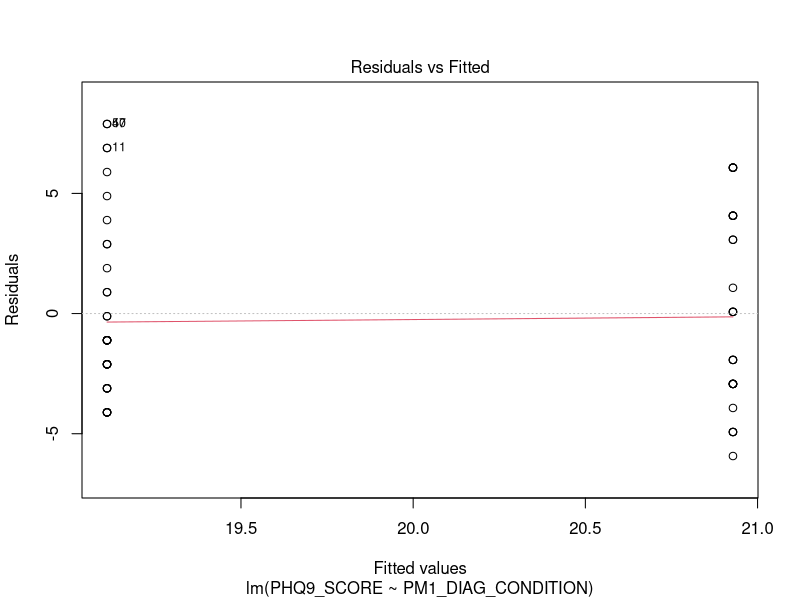
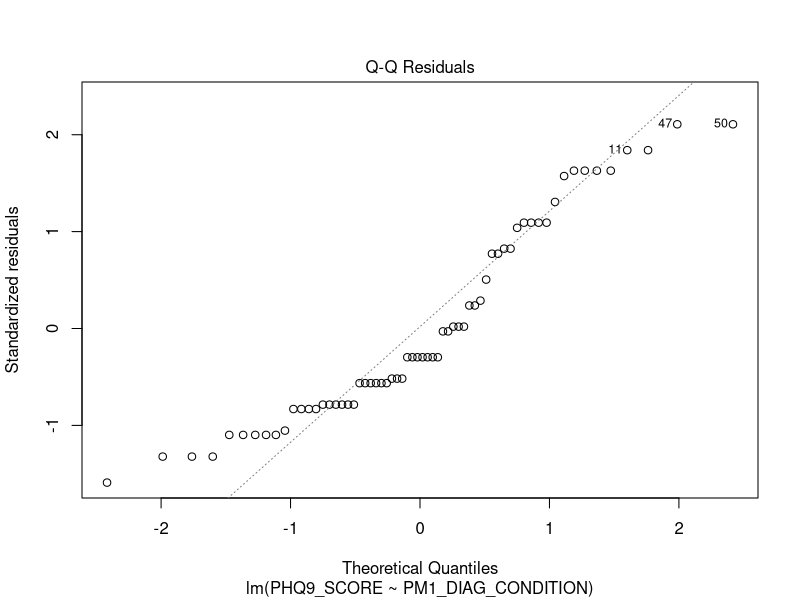
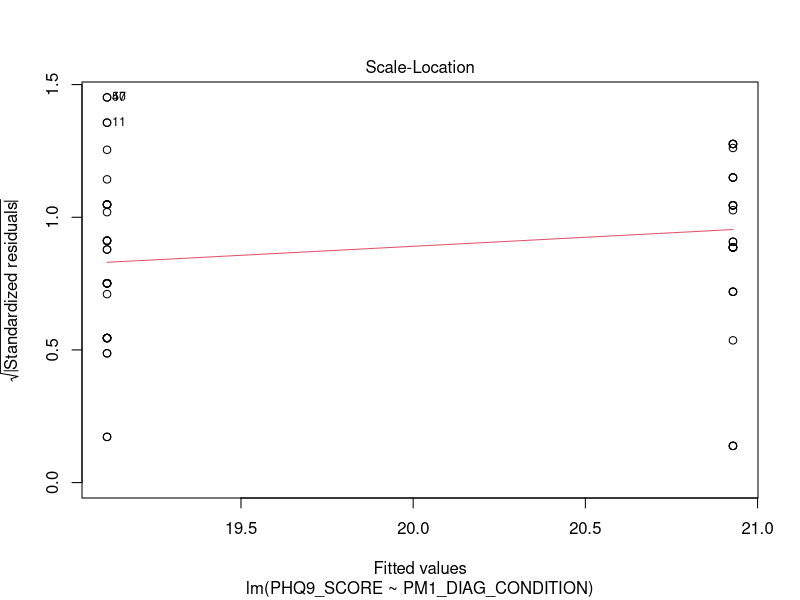
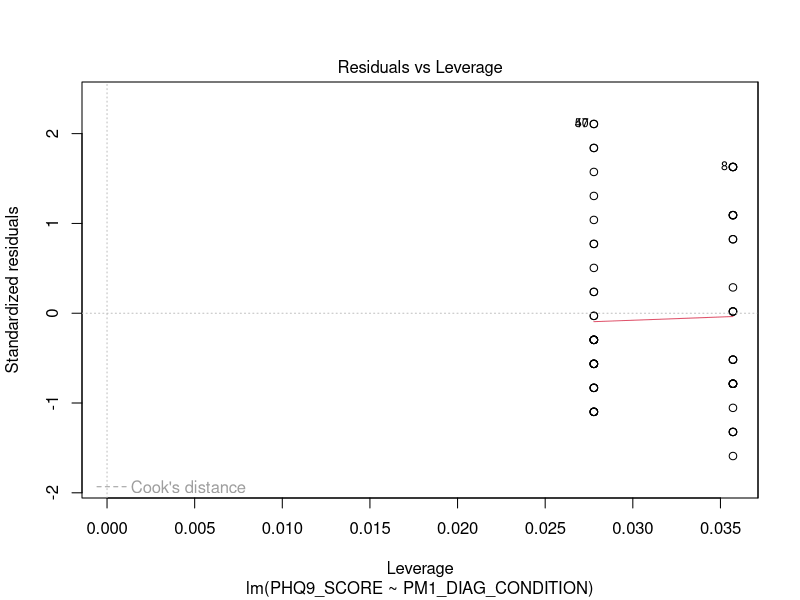
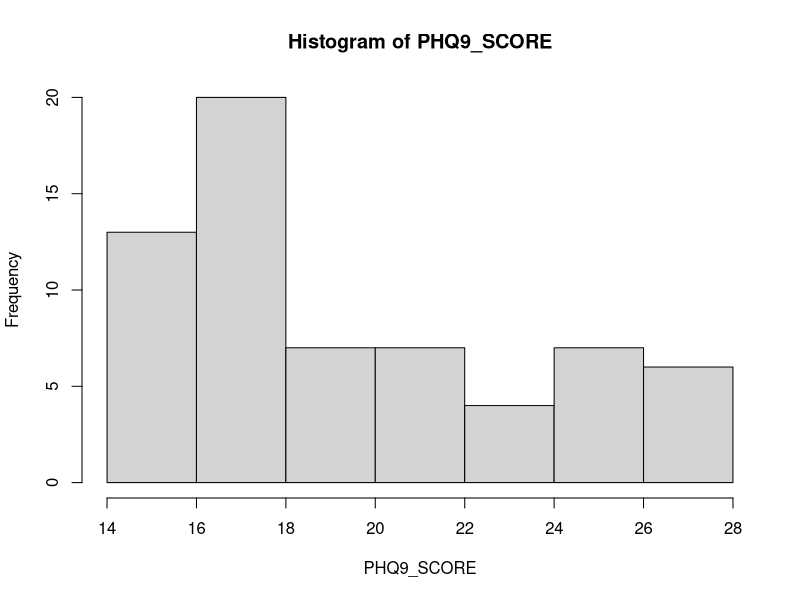
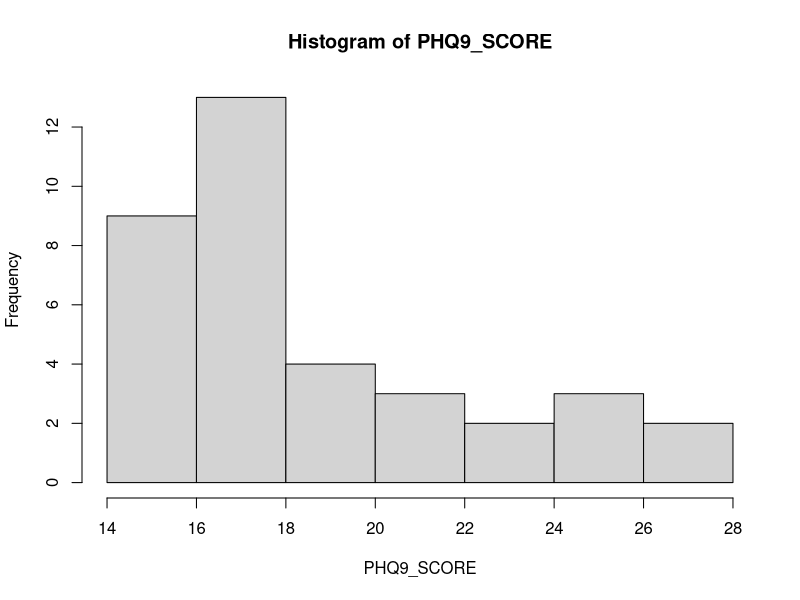
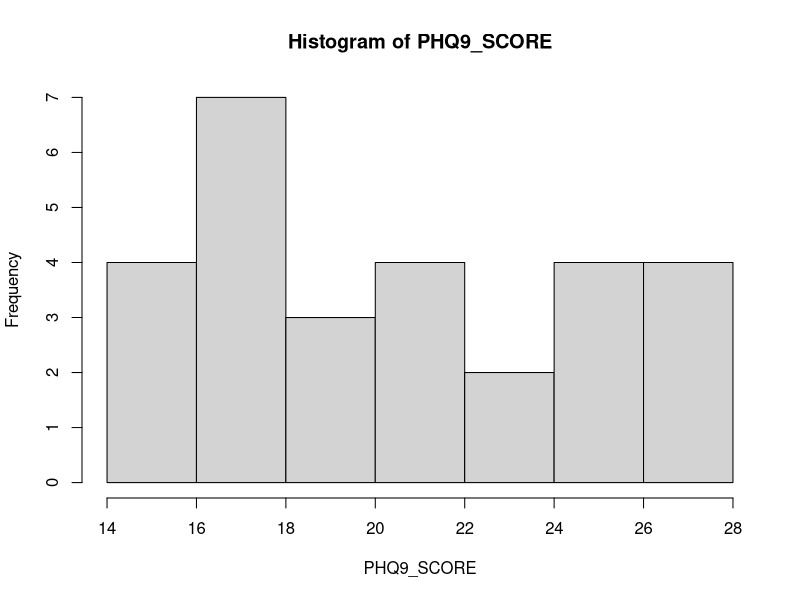
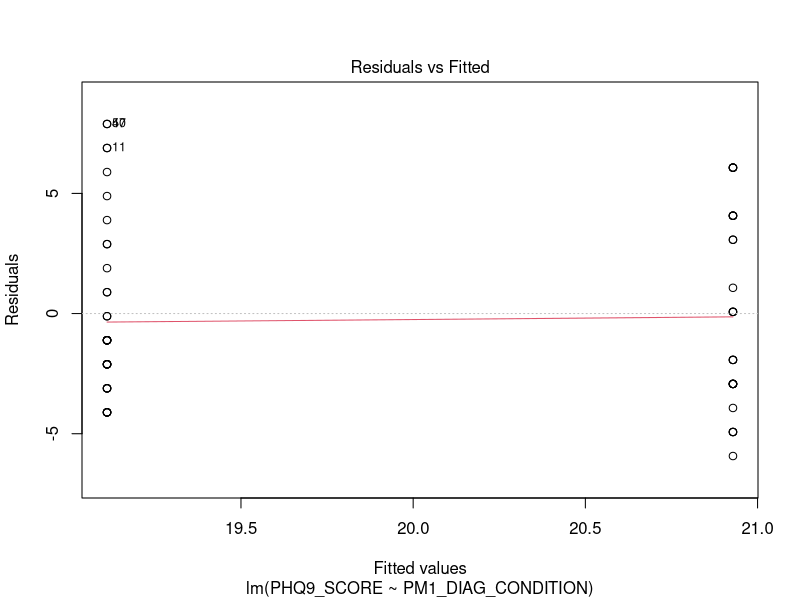

Reproduce these figures in R, in order. (Note: this script raises an error after producing the figures.)
rm(list = ls())
require(data.table)
require(magrittr) # special pipe operators
require(psych) # describe()
require(dplyr) # data wrangling
require(knitr) 
require(ggpubr)

set.seed(7079540) # for reproducibility

# Import data
dt <- read.csv("../Data/AHRI_DATASET_PM_MANUSCRIPT_DATA.csv")
dt %<>% as.data.table
md <- read.csv("../Data/AHRI_DATASET_PM_MANUSCRIPT_CODEBOOK.csv") # metadata
md %<>% as.data.table

# Data wrangling ----------------------------------------------------------
dt %<>% select(PHQ9_SCORE, PM1_DIAG_CONDITION, C_DP) # keep main variables only
str(dt)

# Inclusion criteria include:
dt %<>% filter(C_DP == 1) # experienced depression last year
dt %<>% filter(PM1_DIAG_CONDITION != -99) # keep category 0 and 1 only (no need to use C_DP since these people are *diagnosed* with some psychiatric disorder)
dt$PM1_DIAG_CONDITION <- factor(dt$PM1_DIAG_CONDITION, levels = c(0, 1))
md[VAR == "PHQ9_GE10"]$Description
#dt %<>% filter(PHQ9_GE10 == 1) # "while most patients (88%) with major depression had scores of 10 or greater."
dt %<>% filter(PHQ9_SCORE >= 15) # most patients with PHQ9 score of 15 or higher get treatment

# Descriptive statistics -----------------------------------------------------
describeBy(dt$PHQ9_SCORE, dt$PM1_DIAG_CONDITION)

# Fit standard linear model -----------------------------------------------
mod <- lm(PHQ9_SCORE ~ PM1_DIAG_CONDITION, data = dt)
summary(mod)

# Assumptions -------------------------------------------------------------

# homoscedasticity (constant residual variance)
plot(mod)[1] 

# normality in the outcome
dt %$% hist(PHQ9_SCORE) # DEPENDENT VARIABLE 
dt %>% filter(PM1_DIAG_CONDITION == 0) %$% hist(PHQ9_SCORE) 
dt %>% filter(PM1_DIAG_CONDITION == 1) %$% hist(PHQ9_SCORE) 

# normality in residuals
plot(mod)[2] # QQ-plot shows divergence from normality at the tails

# Gibbs sampling ----------------------------------------------------------

# First step: specify priors for each parameter. 

# # Uninformative priors (compare with standard lm)
# # b0 
# mu00 <- 1 
# zeta00 <- 1.0E4  
# # b1 
# mu10 <- 1
# zeta10 <- 1.0E4
# nu10 <- 100 # prior df's -> bigger = wider tails
# # variance (σ^2) 
# a_0 = 1 
# b_0 = 1
# sig2_0 = 1/rgamma(1, shape = a_0, rate = b_0) 

# Informative priors. These are based on the historical data (see manuscript)
# b0 
mu00 <- 1 # Q. make this based on data or hwatever
zeta00 <- 1.0E4 
# b1 
mu10 <- -11.7 # prior mean
zeta10 <- 1.0E4 # prior variance
nu10 <- 100 # prior df's -> bigger = wider tails
# variance (σ^2) 
a_0 = 1
b_0 = 1 # Vague priors, cause sample residual variance in historical data unknown
sig2_0 = 1/rgamma(1, shape = a_0, rate = b_0) 

# Second step: make a Gibbs function

post_b1 <- function(b0, b1, sig2, y, x1) { # MH function for b1
  I <- -(b1^2) * ((sum(x1^2))/(2*sig2)) + b1 * ((sum(x1*(y - b0))) / (sig2))
  II <- (1 + ((b1 - mu10)^2)/(nu10*zeta10))^((nu10+1)/2)
  r_post <- exp(I) * II
  return(r_post) 
}

gibbs.chains <- function(b0, b1, sig2, y, x1) {
  warmup <- 1000
  H <- 50000 + warmup # number of samples drawn 
  n_par <- 3
  simulated <- matrix(0, nrow = H, ncol = n_par)
  colnames(simulated) <- c("b0","b1", "sig2") 
  simulated[1, ] <- c(b0, b1, sig2)
  
  for (h in 2:H) {
    # determine full conditional value for...
    # b0:
    mu0 <- (sum(y-b1*x1)/sig2 + (mu00/zeta00))/((nrow(dt) / sig2) + (1 / zeta00))  
    sd0 <- sqrt(1 / ((nrow(dt) / sig2) + (1 / zeta00)))
    b0 <- rnorm(1, mu0, sd0)
    
    # b1 (incl. MH, Non-conjugate prior):
    beta1_c <- b1 
    beta1_n <- rnorm(1, mean = 1, sd = 3)   # Sample from proposal density
    r_post <- post_b1(b0, beta1_n, sig2, y, x1)/post_b1(b0, beta1_c, sig2, y, x1) # Ratio of posterior distributions
    r_prop <- beta1_c / beta1_n   # Ratio of proposal distribution
    r <- r_post * r_prop # Acceptance ratio r
    u <- runif(1, min = 0, max = 1)   # 'Sample a probability' from the uniform distribution
    ifelse(u <= abs(r), b1 <- beta1_n, b1 <- beta1_c) 
    
    # # b1 (exc. MH)
    # mu1 <- (sum(x1*(y-b0)) / sig2 + (mu10/zeta10)) / ((sum(x1^2) / sig2) + (1 / zeta10))
    # sd1 <- sqrt(1 / ((sum(x1^2) / sig2) + (1 / zeta10)))
    # b1 <- rnorm(1, mu1, sd1)
    
    # var: 
    a_1 <- (nrow(dt) / 2) + a_0 # posterior shape
    S <- sum(y - (b0 + b1*x1))^2 # RSS
    b_1 <- (S / 2) + b_0 # posterior scale 
    sig2 <- 1 / rgamma(1, a_1, b_1)
    
    simulated[h, ] <- c(b0, b1, sig2)  # Save them all 
    
  }
  
  return(simulated)
  
}

# Third: obtain the Gibbs estimates

dt$PM1_DIAG_CONDITION <- ifelse(dt$PM1_DIAG_CONDITION == 1, 1, 0) # make numeric
# Choose starting values for each of the parameters
chain1 <- gibbs.chains(b0 = 10, b1 = 0.3, sig2 = 0.5, y = dt$PHQ9_SCORE, x1 = dt$PM1_DIAG_CONDITION)
chain2 <- gibbs.chains(b0 = 2, b1 = 3, sig2 = 5, y = dt$PHQ9_SCORE, x1 = dt$PM1_DIAG_CONDITION) 


# Estimates ---------------------------------------------------------------

chain1 <- as.data.table(chain1[1001:nrow(chain1), ])
chain2 <- as.data.table(chain2[1001:nrow(chain2), ])

gibbs_stats <- function(chain) { # requires a datatable, with columns as parameters
  
  perc <- c(0.025, 0.975)
  x <- chain[, lapply(.SD, mean)] # EAP
  y <- chain[, lapply(.SD, sd)] # SD
  z <- chain[, lapply(.SD, function(x) quantile(x, perc))] # CI
  estimates <- cbind(t(x), t(y), t(z))
  rownames(estimates) <- c("Intercept", "PM", "Variance")
  colnames(estimates) <- c("Beta", "SD", "2.5% ", "97.5%")
  return(estimates)
  
}

gibbs_stats(chain1) %>% write.csv(., file = "../Output/Estimates_chain1.csv", row.names = F)
gibbs_stats(chain2) %>% write.csv(., file = "../Output/Estimates_chain2.csv", row.names = F)

# Assess convergence ------------------------------------------------------

# Traceplots
traceplot <- function(chain1, chain2) {   # only handles 2 chains (per parameter)
  
  par <- colnames(chain1)
  H <- nrow(chain1)
  
  for (i in 1:length(par)) {
    
    ggplot() + 
      geom_line(chain1, mapping = aes_string(x = I(1:H), y = par[i]), color = "#CC3399", linewidth = 0.4, alpha = 0.8) + 
      geom_line(chain2, mapping = aes_string(x = I(1:H), y = par[i]), color = "#0000FF", linewidth = 0.4, alpha = 0.6) +
      ggtitle("Convergence plot") +
      ylab("Sampled value") +
      xlab("Number of iterations") +
      theme(
        plot.title = element_text(color = "black", size = 11, face = "bold.italic", hjust = 0.45),
        axis.title.x = element_text(color = "#333333", size = 10, face = "bold"),
        axis.title.y = element_text(color = "#333333", size = 10, face = "bold"))
  
  ggsave(paste0("../Output/traceplot_inform", par[i], ".png"), width = 8, height = 4)
  
  }
  
}

traceplot(chain1, chain2)


# Autocorrelation plots
autocors <- function(chain) {    # only handles 2 chains (per parameter)
  
  lags <- 40 # number of lags
  par <- colnames(chain)
  
  autocor <- matrix(0, nrow = lags, ncol = length(par))
  for (i in 1:length(par)) {

      for (j in 1:lags) {
        autocor[j, i] <- cor(chain[1:I(nrow(chain)-j), ..i], chain[(j+1):nrow(chain), ..i])
      }
  } 
  
  autocor %<>% as.data.table()
  setnames(autocor, c("V1", "V2", "V3"), par)
  return(autocor)

}

ac1 <- autocors(chain1)
ac2 <- autocors(chain2) 

autocorplot <- function(ac1, ac2) {
  
  par <- colnames(ac1)
  lags <- nrow(ac1)
  
  for (i in 1:length(par)) {
  
    ggplot() +
    geom_bar(ac1, mapping = aes_string(x = I(1:lags), y = par[i]), col = "#CC3399", width = 0.1, alpha = 0.4, stat = "identity") +
    geom_bar(ac2, mapping = aes_string(x = I(1:lags), y = par[i]), col = "#FF99FF", width = 0.1, alpha = 0.4, stat = "identity") +
    ggtitle("Chain 1") +
    xlab("Lag") +
    ylab("Autocorrelation") +
    ylim(0,1) +
    theme(
      plot.title = element_text(color = "grey44", size = 11, face = "bold.italic", hjust = 0.45),
      axis.title.x = element_text(color = "#333333", size = 10, face = "bold"),
      axis.title.y = element_text(color = "#333333", size = 10, face = "bold"))
  
  ggsave(paste0("../Output/acplot_inform", par[i], ".png"), width = 8, height = 4)
  
  }
  
}

autocorplot(ac1, ac2)
